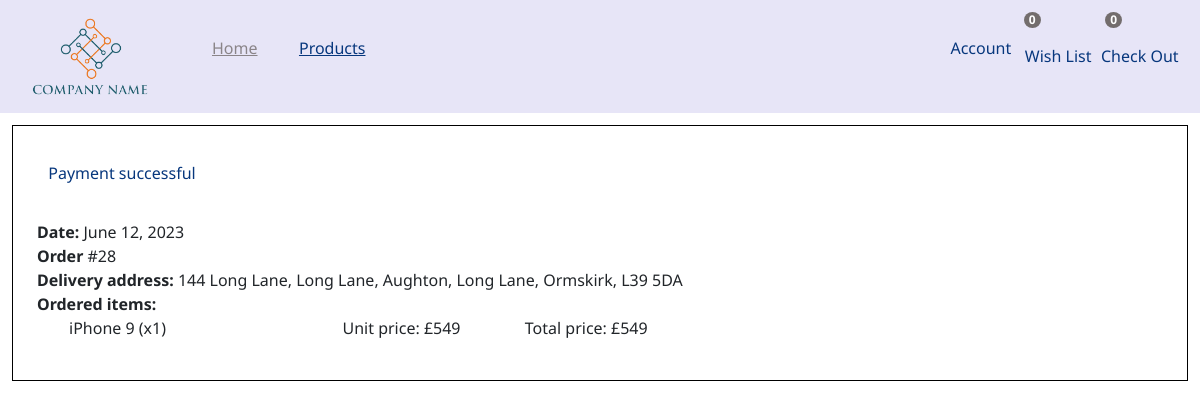
/success/ (signed in), run on an earlier commit of the app's database.
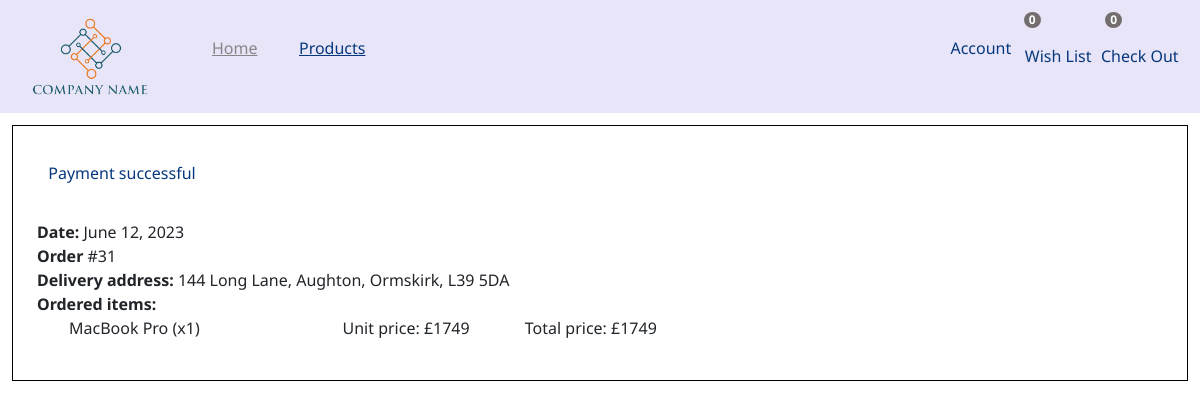
And on a later commit of the database.
### order/models.py (models this page shows, shortened)
class Order(models.Model):
    profile = models.ForeignKey(Profile, on_delete = models.CASCADE )
    address = models.ForeignKey(Address, on_delete=models.CASCADE)
    productsets = models.ManyToManyField(ProductSet)
    date = models.DateField(default = date.today())

### address/models.py (models this page shows)
class Address(models.Model):
    profile = models.ForeignKey(Profile, on_delete = models.CASCADE )
    line1 = models.CharField(max_length=100)
    line2= models.CharField(max_length=100)
    city = models.CharField(max_length=100)
    postal_code = models.CharField(max_length=100)
    def __str__(self):
        return self.line1+", "+self.line2+", "+self.city+", "+self.postal_code

### profiles/models.py (models this page shows, shortened)
class ProductSet(models.Model):
    user = models.ForeignKey(User, on_delete = models.CASCADE )
    product = models.ForeignKey(Product, on_delete = models.CASCADE)
    quantity = models.PositiveIntegerField(default=1)
    def getTotalCost(self):
        return self.product.price * self.quantity

### store/models.py (models this page shows, shortened)
class Product(models.Model):
    CATEGORIES = (
        ('Smartphone', 'Smartphone'),
        ('Laptop', 'Laptop'),
    )
    BRANDS = (
        ('Apple', 'Apple'),
        ('Samsung', 'Samsung'),
        ('OPPO', 'OPPO'),
        ('Huawei', 'Huawei'),
        ('Microsoft', 'Microsoft'),
        ('Infinix', 'Infinix'),
        ('HP', 'HP'),
    )
    id = models.IntegerField(primary_key=True, unique=True)
    title = models.CharField(max_length=100)
    description = models.TextField()
    price = models.PositiveIntegerField()
    thumbnail = models.CharField(max_length=100)
    brand = models.CharField(max_length=100, choices=BRANDS)
    category = models.CharField(max_length=100, choices=CATEGORIES)
    rating = models.FloatField()
    stock = models.PositiveIntegerField()
    discount = models.FloatField()
    class Meta:
        ordering = ["id"]

### store/views.py (the view)
# urls.py: path('success/', views.success, name='success'),
def success(request):
    profile = Profile.objects.get(user = request.user)
    orders = Order.objects.filter(profile = profile).order_by('-id')
    order = orders[0]
    return render(request, "success.html", {'order': order})

### store/templates/success.html
{% extends 'base.html' %}
{% load static %}
{% block css %}
    <link href="{% static 'styles/base.css' %}" rel="stylesheet" >
    <link href="{% static 'styles/index.css' %}" rel="stylesheet">
    <link href="{% static 'styles/success.css' %}" rel="stylesheet">
{% endblock %}
{% block content %}
    <div class="success-container">
      <p>Payment successful</p><br>
      <strong>Date: </strong>{{order.date}}<br>
      <strong>Order </strong>#{{order.id}}<br>
      <strong>Delivery address: </strong> {{order.address}}<br>
      <strong>Ordered items:</strong>
      <ul>
      {% for productset in order.productsets.all %}
        <li><span>{{productset.product.title}} (x{{productset.quantity}})</span> <span>Unit price: £{{productset.product.price}}</span>Total price: £{{productset.getTotalCost}}<span></span></li>
      {% endfor %}
      </ul>
    </div>
{% endblock %}

What changed in the data, as far as the page shows it:
removed Order: date "June 12, 2023", id "28", address "144 Long Lane, Long Lane, Aughton, Long Lane, Ormskirk, L39 5DA"
no longer on this page (row unchanged): ProductSet: product "iPhone 9", quantity "1", product.price "549", getTotalCost "549"
added Order: date "June 12, 2023", id "31", address "144 Long Lane, Aughton, Ormskirk, L39 5DA"
now on this page (row unchanged): ProductSet: product "MacBook Pro", quantity "1", product.price "1749", getTotalCost "1749"
